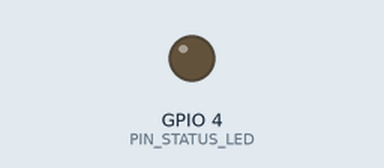
This sketch was run on a simulated ESP32. Parts: output pins drawn as LEDs (lit = HIGH). WiFi joins after 1.5 s; servers stay silent unless stated; what the sketch prints to the serial monitor is not drawn.

Above: at 0.0 s.
At 2.1 s:
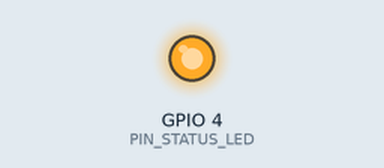
Timing chart, 0 to 3.6 s (numbered marks = the images above):
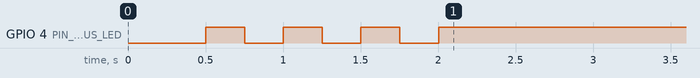

The sketch:

module10_hello_wifi.ino
```cpp
// Module 10 - Quick Win: the ESP32 says hello to your home WiFi
// The WiFi name and password are NOT written in this file, but in the secrets.h tab.
// The D4 status LED blinks while connecting, then stays on once connected.

#include <WiFi.h>     // comes with the esp32 package, nothing to install
#include "secrets.h"  // contains WIFI_NAME and WIFI_PASSWORD

const int PIN_STATUS_LED = 4;              // workbench status LED (Module 2)
const unsigned long WAIT_TIMEOUT = 20000;  // give up after 20 seconds

void setup() {
  Serial.begin(115200);
  delay(500);
  pinMode(PIN_STATUS_LED, OUTPUT);
  Serial.println();
  Serial.printf("Connecting to WiFi \"%s\"", WIFI_NAME);

  WiFi.mode(WIFI_STA);  // STA (station) = the ESP32 joins the router's network, like your phone
  WiFi.begin(WIFI_NAME, WIFI_PASSWORD);

  // Waiting in setup() is fine for this Quick Win: it happens only once, and no watchdog is watching yet.
  // Concept 4 shows how to connect without ever getting the program stuck.
  bool ledOn = false;
  unsigned long start = millis();
  while (WiFi.status() != WL_CONNECTED && millis() - start < WAIT_TIMEOUT) {
    ledOn = !ledOn;
    digitalWrite(PIN_STATUS_LED, ledOn);  // blink while waiting
    Serial.print(".");
    delay(250);
  }
  Serial.println();

  if (WiFi.status() != WL_CONNECTED) {
    digitalWrite(PIN_STATUS_LED, LOW);
    Serial.println("Not connected after 20 seconds. Check the name and password in the secrets.h tab.");
    return;
  }
  digitalWrite(PIN_STATUS_LED, HIGH);  // steady on = connected
  Serial.printf("Connected in %lu ms!\n", millis() - start);
  Serial.print("ESP32 IP address: ");
  Serial.println(WiFi.localIP());
  Serial.printf("Signal strength : %d dBm\n", WiFi.RSSI());
}

void loop() {
  // Empty: all the Quick Win work is in setup().
}
```

secrets.h
```cpp
// secrets.h - SECRET: your WiFi name and password.
// This file is an EXAMPLE. Replace the two texts below with the name and password of your 2.4 GHz WiFi.
// In your own repository, Git ignores secrets.h through .gitignore (Module 10, Practice 1),
// so your password is never uploaded to GitHub.
#pragma once

const char WIFI_NAME[] = "YourHomeWiFiName";      // WiFi name (SSID), upper and lower case must match exactly
const char WIFI_PASSWORD[] = "YourWiFiPassword";  // WiFi password
```
